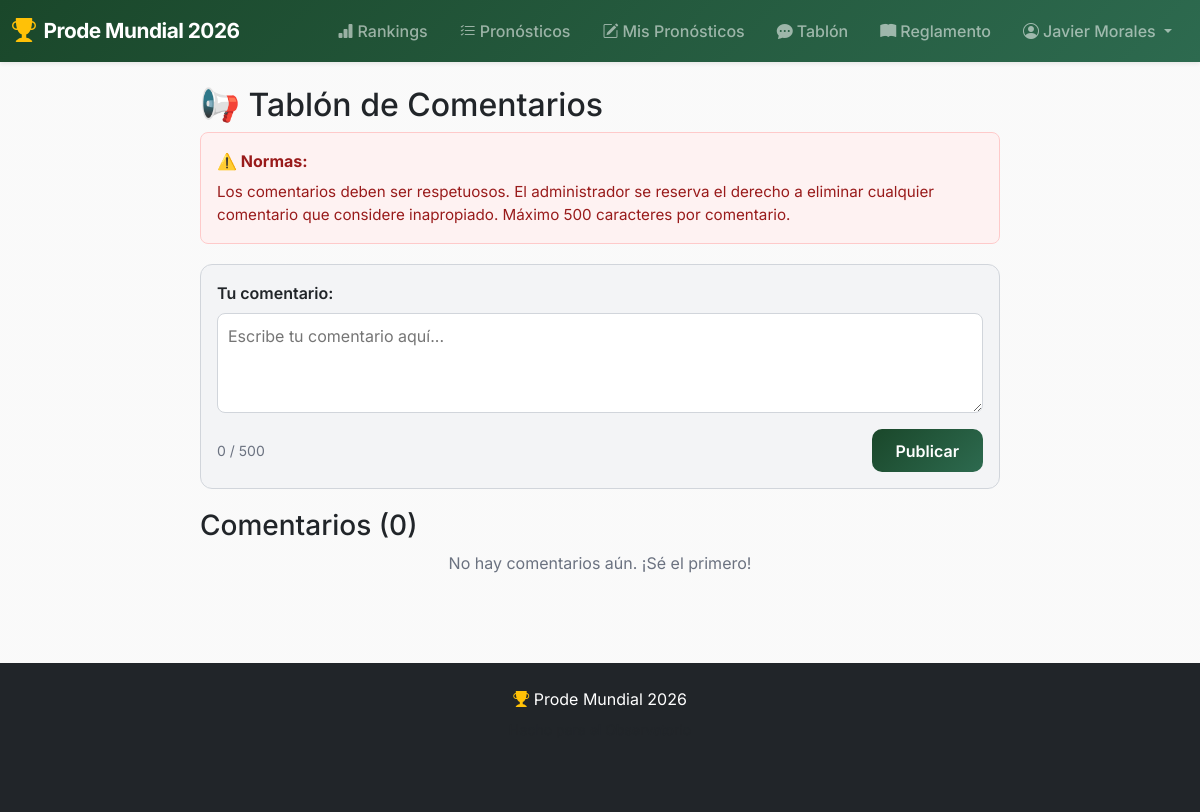
/tablon (signed in), run on an earlier commit of the app's database.
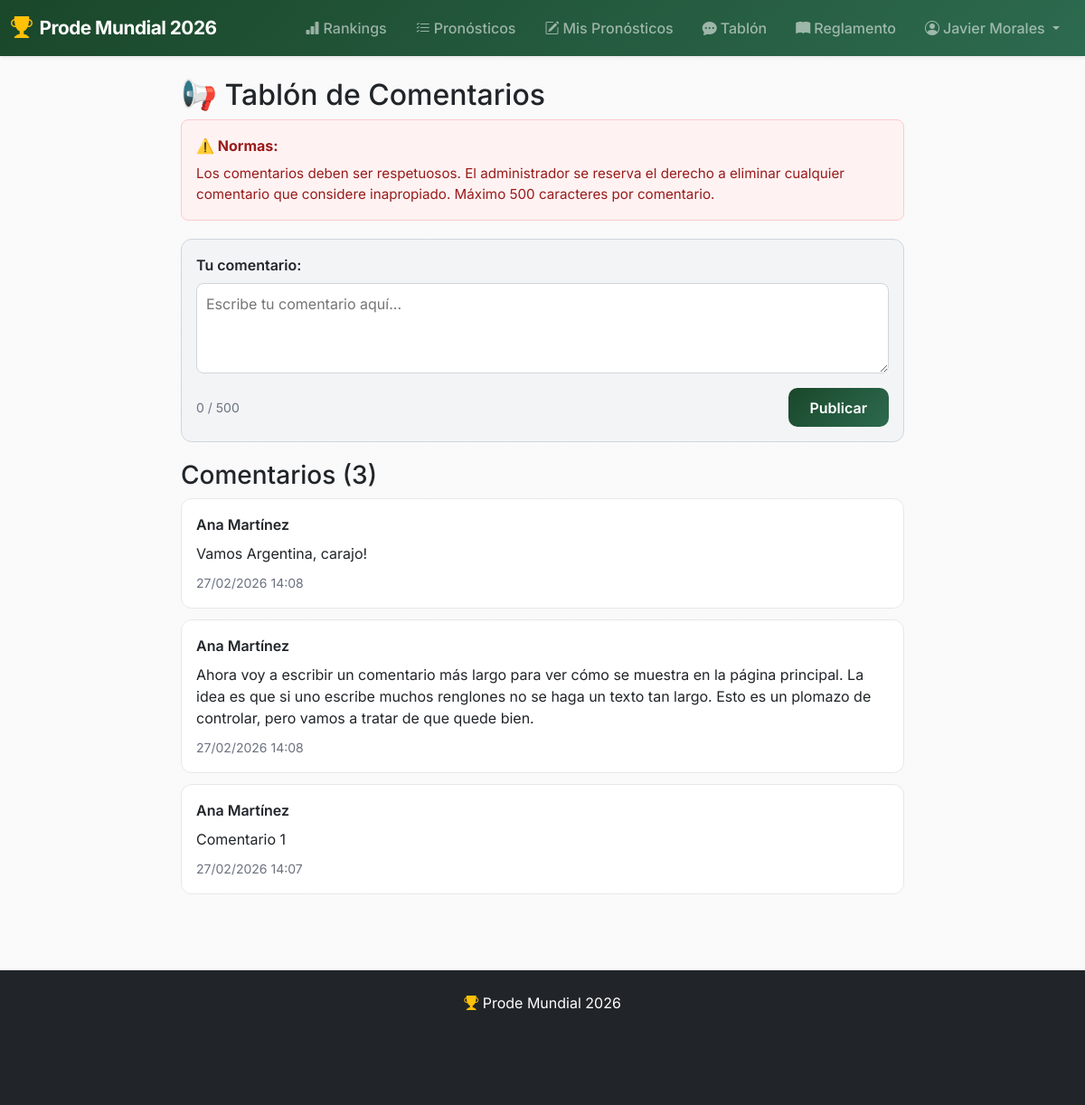
And on a later commit of the database.
### models.py (models this page shows, shortened)
class Comment(db.Model):
    __tablename__ = 'comment'
    id = db.Column(db.Integer, primary_key=True)
    user_id = db.Column(db.Integer, db.ForeignKey('users.id'), nullable=False)
    content = db.Column(db.Text, nullable=False)
    created_at = db.Column(db.DateTime, default=datetime.utcnow)
    user = db.relationship('User', backref='comments')

class User(db.Model, UserMixin):
    __tablename__ = "users"
    id = db.Column(db.Integer, primary_key=True)
    email = db.Column(db.String(120), unique=True, nullable=False)
    name = db.Column(db.String(80), nullable=False)
    password_hash = db.Column(db.String(256), nullable=True)
    is_admin = db.Column(db.Boolean, default=False)
    is_enabled = db.Column(db.Boolean, default=True)
    predictions = db.relationship('Prediction', backref='user', lazy=True)

### main/routes.py (the view, shortened to what this page needs)
@main_bp.route('/tablon', methods=['GET', 'POST'])
@login_required
def tablon():
    comments = Comment.query.order_by(Comment.created_at.desc()).limit(10).all()
    return render_template('main/tablon.html', comments=comments)

### app.py (called while the page is built)
@login_manager.user_loader
def load_user(user_id):
    return User.query.get(int(user_id))

@app.context_processor
def inject_user():
    return {'current_user': current_user}

### templates/main/tablon.html (shortened to what this page needs)
{% extends "base.html" %}
{% block content %}
<div style="max-width: 800px; margin: 0 auto;">
    <h2>📢 Tablón de Comentarios</h2>
    <div style="background: #fef2f2; border: 1px solid #fecaca; border-radius: 8px; padding: 16px; margin-bottom: 20px;">
        <p style="margin: 0; color: #991b1b;"><strong>⚠️ Normas:</strong></p>
        <p style="margin: 8px 0 0; color: #991b1b; font-size: 0.95em;">
            Los comentarios deben ser respetuosos. El administrador se reserva el derecho a eliminar cualquier comentario que considere inapropiado. Máximo 500 caracteres por comentario.
        </p>
    </div>
    {% if current_user.is_authenticated %}
    <div style="background: #f3f4f6; border: 1px solid #d1d5db; border-radius: 12px; padding: 16px; margin-bottom: 20px;">
        <form method="POST">
            <label style="display: block; font-weight: 600; margin-bottom: 8px;">Tu comentario:</label>
            <textarea name="content" placeholder="Escribe tu comentario aquí..."
                      style="width: 100%; height: 100px; padding: 10px; border-radius: 8px; border: 1px solid #d1d5db; resize: vertical;"
                      maxlength="500"></textarea>
            <div style="display: flex; justify-content: space-between; align-items: center; margin-top: 10px;">
                <small style="color: #6b7280;" id="char-count">0 / 500</small>
                <button type="submit" class="btn btn-primary">Publicar</button>
            </div>
        </form>
    </div>
    {% else %}
    <p style="text-align: center; color: #6b7280;">
        <a href="{{ url_for('auth.login') }}" style="color: var(--primary);">Inicia sesión</a> para dejar tu comentario
    </p>
    {% endif %}
    <h3>Comentarios ({{ comments|length }})</h3>
    {% if comments %}
        {% for comment in comments %}
        <div style="background: white; border: 1px solid #e5e7eb; border-radius: 12px; padding: 16px; margin-bottom: 12px;">
            <div style="display: flex; justify-content: space-between; align-items: start; gap: 12px;">
                <div style="flex: 1;">
                    <p style="margin: 0 0 8px; font-weight: 600; color: var(--text);">{{ comment.user.name }}</p>
                    <p style="margin: 0 0 8px; color: var(--text); line-height: 1.5;">{{ comment.content }}</p>
                    <small style="color: #6b7280;">{{ comment.created_at.strftime('%d/%m/%Y %H:%M') }}</small>
                </div>
            </div>
        </div>
        {% endfor %}
    {% else %}
        <p style="text-align: center; color: #6b7280;">No hay comentarios aún. ¡Sé el primero!</p>
    {% endif %}
</div>
{% endblock %}

What changed in the data, as far as the page shows it:
added Comment: user.name "Ana Martínez", content "Vamos Argentina, carajo!", created_at "27/02/2026 14:08"
added Comment: user.name "Ana Martínez", content "Ahora voy a escribir un comentario más largo para ver cómo se muestra en la página principal. La idea es que si uno escribe muchos renglones no se haga un texto tan largo. Esto es un plomazo de controlar, pero vamos a tratar de que quede bien.", created_at "27/02/2026 14:08"
added Comment: user.name "Ana Martínez", content "Comentario 1", created_at "27/02/2026 14:07"
Also different on the page:
{{ comments|length }}: "0" → "3"
text no longer shown: "No hay comentarios aún. ¡Sé el primero!"
